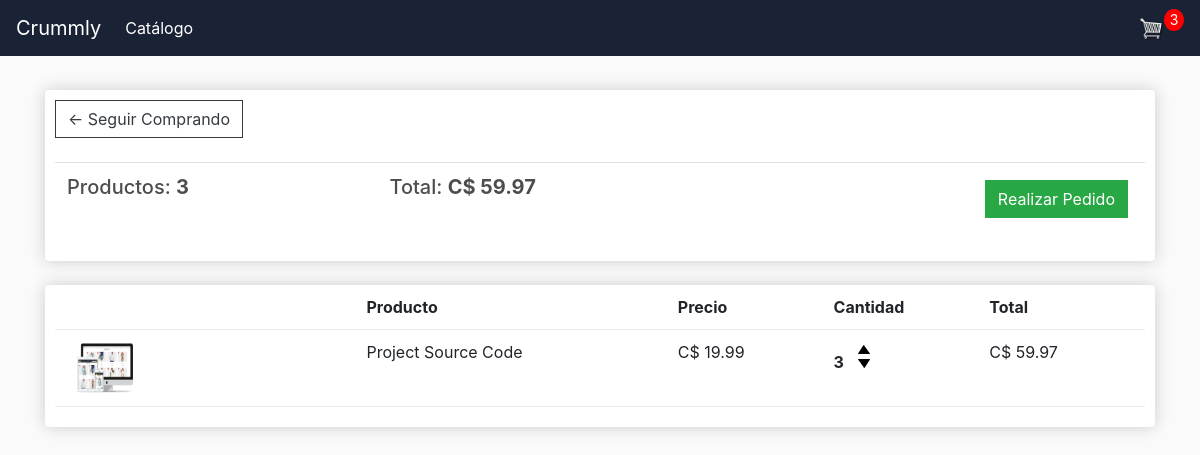
The app's page /cart/ (signed in) with its own data.
### store/models.py (models this page shows, shortened)
class Order(models.Model):
    customer = models.ForeignKey(Customer, on_delete=models.SET_NULL, null=True, blank=True, verbose_name='Cliente')
    date_ordered = models.DateTimeField(auto_now_add=True, verbose_name='Fecha de Pedido')
    completed = models.BooleanField(default=False, null=True, blank=False, verbose_name='Completada')
    transaction_id = models.CharField(max_length=100, null=True)
    class Meta:
        verbose_name = 'Orden'
        verbose_name_plural = 'Ordenes'
    @property
    def get_cart_total(self):
        orderItem = self.orderitem_set.all()
        total = sum([item.get_total for item in orderItem])
        return total
    @property
    def get_cart_items(self):
        orderItems = self.orderitem_set.all()
        total = sum([item.quantity for item in orderItems])
        return total

class OrderItem(models.Model):
    product = models.ForeignKey(Product, on_delete=models.SET_NULL, null=True, blank=True, verbose_name='Producto')
    order = models.ForeignKey(Order, on_delete=models.SET_NULL, null=True, blank=True, verbose_name='Orden')
    quantity = models.IntegerField(default=0, null=True, blank=True,verbose_name= 'Cantidad')
    date_added = models.DateTimeField(auto_now_add=True, verbose_name='Fecha de Pedido')
    class Meta:
        verbose_name = 'Orden de Producto'
        verbose_name_plural = 'Ordenes de Productos'
    @property
    def get_total(self):
        total = self.product.price * self.quantity
        return total

class Product(models.Model):
    name = models.CharField(max_length=100, null=True, verbose_name='Producto')
    price = models.FloatField(verbose_name='Precio')
    digital = models.BooleanField(default=False, null=True, blank=False)
    image = models.ImageField(null=True, blank=True, verbose_name='Imagen')
    class Meta:
        verbose_name = 'Producto'
        verbose_name_plural = 'Productos'
    @property
    def imageURL(self):
        try:
            url = self.image.url
        except:
            url = ''
        return url

### store/views.py (the view)
# urls.py: path('cart/', views.cart, name='cart'),
def cart(request):
    data = cartData(request)
    cartItems = data['cartItems']
    order = data['order']
    items = data['items']
    context = {'items': items, 'order': order, 'cartItems': cartItems}
    return render(request, 'store/cart.html', context)

### store/utils.py (called while the page is built)
def cartData(request):
    if request.user.is_authenticated:
        customer = request.user.customer
        order, create = Order.objects.get_or_create(customer=customer, completed=False)
        items = order.orderitem_set.all()
        cartItems = order.get_cart_items
    else:
        cookieData = cookieCart(request)
        cartItems = cookieData['cartItems']
        order = cookieData['order']
        items = cookieData['items']
    return {'items': items, 'order': order, 'cartItems': cartItems}

### store/templates/store/cart.html
{%  extends 'store/main.html' %}
{% load static %}
{% block content %}
   <div class="row">
		<div class="col-lg-12">
			<div class="box-element">
				<a  class="btn btn-outline-dark" href="{% url 'store' %}">&#x2190; Seguir Comprando</a>
				<br>
				<br>
				<table class="table">
					<tr>
						<th><h5>Productos: <strong>{{ order.get_cart_items }}</strong></h5></th>
						<th><h5>Total: <strong>C$ {{ order.get_cart_total|floatformat:2  }}</strong></h5></th>
						<th>
							<a  style="float:right; margin:5px;" class="btn btn-success" href="{% url 'checkout' %}">Realizar Pedido</a>
						</th>
					</tr>
				</table>
			</div>
			<br>
			<div class="box-element">
				<div class="cart-row">
					<div style="flex:2"></div>
					<div style="flex:2"><strong>Producto</strong></div>
					<div style="flex:1"><strong>Precio</strong></div>
					<div style="flex:1"><strong>Cantidad</strong></div>
					<div style="flex:1"><strong>Total</strong></div>
				</div>
                {% for item in items %}
                <div class="cart-row">
					<div style="flex:2"><img class="row-image" src="{{ item.product.imageURL }}"></div>
					<div style="flex:2"><p>{{ item.product.name }}</p></div>
					<div style="flex:1"><p>C$ {{ item.product.price|floatformat:2  }}</p></div>
					<div style="flex:1">
						<p class="quantity">{{ item.quantity }}</p>
						<div class="quantity">
							<img data-product = {{ item.product.id }} data-action='add' class="chg-quantity update-cart" src="{% static  'images/arrow-up.png' %}">
							<img data-product = {{ item.product.id }} data-action='remove' class="chg-quantity update-cart" src="{% static  'images/arrow-down.png' %}">
						</div>
					</div>
					<div style="flex:1"><p>C$ {{ item.get_total|floatformat:2  }}</p></div>
				</div>
                {% endfor %}
			</div>
		</div>
	</div>
{% endblock content %}

### static/css/main.css (style rules this page uses)
body { background-color: hsl(0, 0%, 98%); }
h1,h2,h3,h4,h5,h6 { color:hsl(0, 0%, 30%); }
.box-element { box-shadow:hsl(0, 0%, 80%) 0 0 16px; background-color: #fff; border-radius: 4px; padding: 10px; }
.col-lg-4, .col-lg-6, .col-lg-8, .col-lg-12 { margin-top: 10px; }
.btn { border-radius: 0; }
.row-image { width: 100px; }
.cart-row { display: flex; align-items: flex-stretch; padding-bottom: 10px; margin-bottom: 10px; border-bottom: 1px solid #ececec; }
.quantity { display: inline-block; font-weight: 700; padding-right:10px; }
.chg-quantity { width: 12px; cursor: pointer; display: block; margin-top: 5px; transition:.1s; }

### records on screen
Order: get_cart_items "3", get_cart_total "59.97"
OrderItem: product.imageURL (picture), product.name "Project Source Code", product.price "19.99", quantity "3", get_total "59.97"

### other values on screen
{{ cartItems }} "3"
